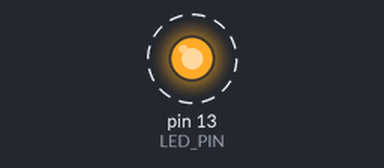
The sketch below on a simulated Arduino Uno, built with avr-gcc and run on an emulated ATmega328P. Shown: output pins drawn as LEDs (lit = HIGH). Dashed ring = blinking.

Above: at 0.5 s.
Timing chart, 0 to 4.6 s (numbered marks = the images above):
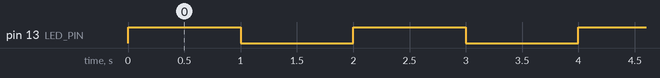

Measured:
- by itself, pin 13 (LED_PIN): alternates HIGH for 1.0 s and LOW for 1.0 s

The sketch:

Blink_LED.ino
```cpp
// Filename: Blink_LED
/*
 * This code blinks an external LED connected to pin 13.
 */

#define LED_PIN 13        // Define LED pin
const int delay_time = 1000; // Constant for delay time

void setup() {
    pinMode(LED_PIN, OUTPUT); // Set pin 13 as output
}

void loop() {
    digitalWrite(LED_PIN, HIGH);  // Turn the LED on
    delay(delay_time);            // Wait for 1 second
    digitalWrite(LED_PIN, LOW);   // Turn the LED off
    delay(delay_time);            // Wait for 1 second
}
```
